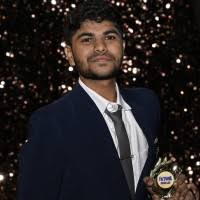
#> input picture images.jpeg, 200 x 200 px
$ python 'face detection.py'
#> lines starting #> are read from the running program, lines starting #| are printed output that depends on the picture; after the words box and inside, x2 and y2 are one past the last pixel; in counts of white or black regions, pixels touching at a corner belong together
import cv2

face_cascade = cv2.CascadeClassifier('haarcascade_frontalface_default.xml')

img = cv2.imread('images.jpeg')
#> img is the input picture: shape (200, 200, 3); mean B, G, R 35, 34.8, 40

gray = cv2.cvtColor(img, cv2.COLOR_BGR2GRAY)
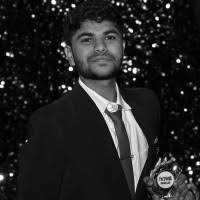
#> gray: shape (200, 200); min 0, max 255, mean 36.4

faces = face_cascade.detectMultiScale(gray, 1.1, 4)
#> faces = [[70, 16, 58, 58]]

for (x, y, w, h) in faces:
    cv2.rectangle(img, (x, y), (x+w, y+h), (255, 0, 0), 2)
#> this loop made 1 pass
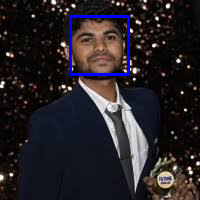
#> img: shape (200, 200, 3); 1.73% of pixels changed, all inside (x1, y1, x2, y2) = (69, 15, 130, 76)

cv2.imshow('img', img)

cv2.waitKey()

cv2.imwrite('face_detected.png', img)
